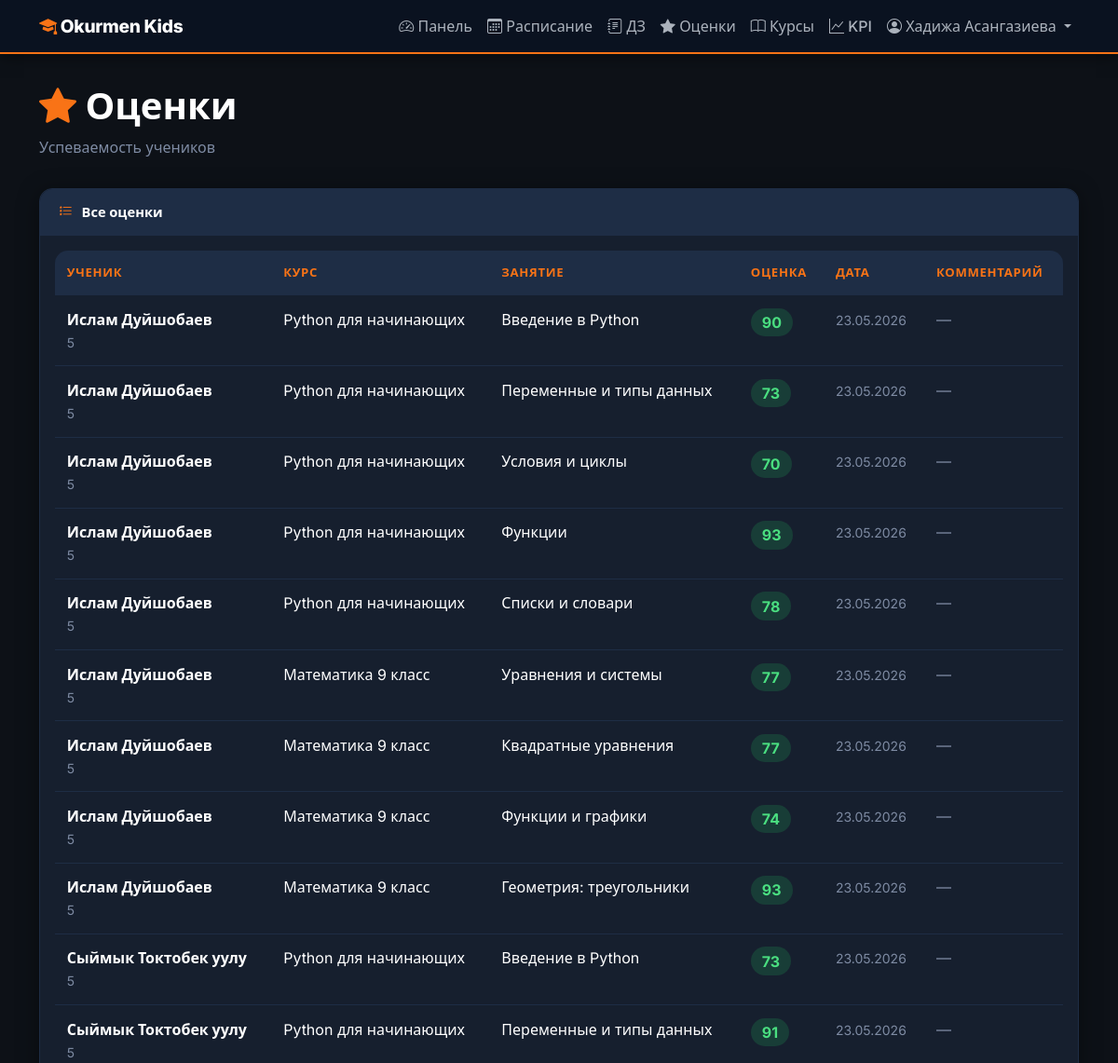
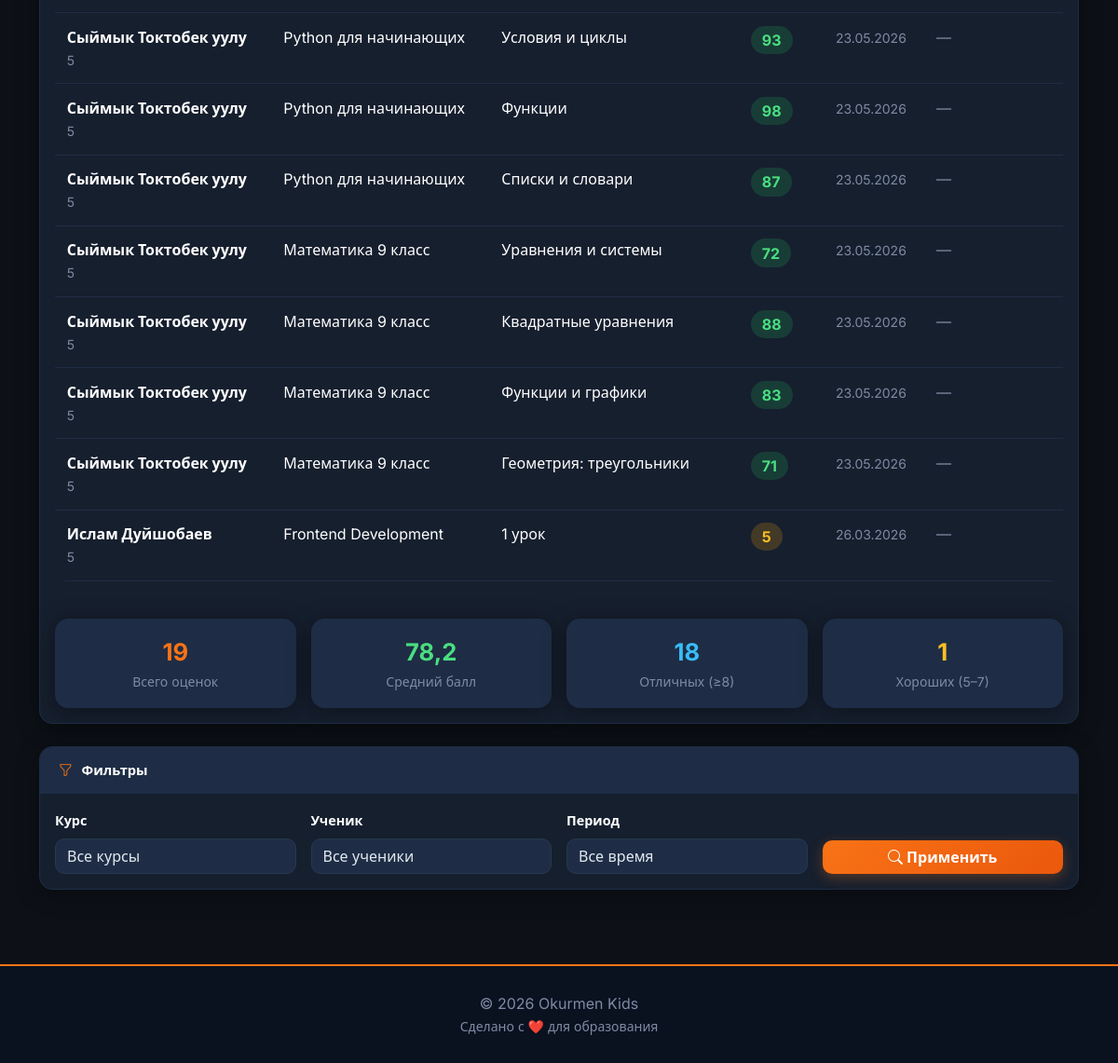
The app's page /grades/ (signed in) with its own data (2 pictures, top to bottom).
### education/models/user.py (models this page shows, shortened)
class User(AbstractUser):
    ROLE_CHOICES = (
        ('admin', 'Администратор'),
        ('mentor', 'Ментор'),
        ('parent', 'Родитель'),
        ('student', 'Ученик'),
    )
    role = models.CharField(max_length=10, choices=ROLE_CHOICES, default='parent')
    phone = models.CharField(max_length=20, blank=True)
    avatar = models.ImageField(upload_to='avatars/', blank=True, null=True)
    date_of_birth = models.DateField(blank=True, null=True)
    address = models.TextField(blank=True)

### education/models/grade.py (models this page shows, shortened)
class Grade(models.Model):
    student = models.ForeignKey(Student, on_delete=models.CASCADE, related_name='grades')
    course = models.ForeignKey(Course, on_delete=models.CASCADE, related_name='grades')
    lesson = models.ForeignKey(Lesson, on_delete=models.SET_NULL, null=True, blank=True, related_name='grades')
    grade = models.IntegerField()
    comment = models.TextField(blank=True)
    date = models.DateField(auto_now_add=True)
    class Meta:
        verbose_name = 'Оценка'
        verbose_name_plural = 'Оценки'
        ordering = ['-date']

### education/models/student.py (models this page shows, shortened)
class Student(models.Model):
    user = models.OneToOneField(User, on_delete=models.CASCADE, related_name='student_profile')
    parent = models.ForeignKey(User, on_delete=models.SET_NULL, null=True, related_name='children',
                               limit_choices_to={'role': 'parent'})
    grade = models.CharField(max_length=10)
    enrollment_date = models.DateField(default=timezone.now)
    is_active = models.BooleanField(default=True)
    medical_info = models.TextField(blank=True, help_text="Медицинская информация")
    class Meta:
        verbose_name = 'Ученик'
        verbose_name_plural = 'Ученики'

### education/models/course.py (models this page shows, shortened)
class Course(models.Model):
    name = models.CharField(max_length=200)
    description = models.TextField()
    icon = models.ImageField(upload_to='course_icons/', blank=True, null=True, verbose_name='Иконка курса')
    cover_image = models.ImageField(upload_to='course_covers/', blank=True, null=True, verbose_name='Обложка курса')
    mentor = models.ForeignKey(Mentor, on_delete=models.SET_NULL, null=True, related_name='courses')
    duration_weeks = models.IntegerField()
    max_students = models.IntegerField(default=15)
    start_date = models.DateField()
    end_date = models.DateField()
    is_active = models.BooleanField(default=True)
    created_at = models.DateTimeField(auto_now_add=True)
    class Meta:
        verbose_name = 'Курс'
        verbose_name_plural = 'Курсы'
        ordering = ['-start_date']

### education/models/lesson.py (models this page shows, shortened)
class Lesson(models.Model):
    course = models.ForeignKey(Course, on_delete=models.CASCADE, related_name='lessons')
    title = models.CharField(max_length=200)
    description = models.TextField()
    date = models.DateField()
    start_time = models.TimeField()
    end_time = models.TimeField()
    room = models.CharField(max_length=50)
    is_cancelled = models.BooleanField(default=False)
    notes = models.TextField(blank=True)
    class Meta:
        verbose_name = 'Занятие'
        verbose_name_plural = 'Занятия'
        ordering = ['-date', '-start_time']

### education/views.py (the view)
# urls.py: path('grades/', views.grades_view, name='grades'),
@login_required
def grades_view(request):
    user = request.user
    if user.role == 'student':
        try:
            student = user.student_profile
        except Exception:
            messages.error(request, 'Профиль ученика не найден.')
            return redirect('home')
        grades = Grade.objects.filter(student=student).select_related('course', 'lesson')
    elif user.role == 'parent':
        children = Student.objects.filter(parent=user, is_active=True)
        grades = Grade.objects.filter(student__in=children).select_related('course', 'lesson', 'student')
    else:
        grades = Grade.objects.all().select_related('course', 'lesson', 'student')
    grades = grades.order_by('-date')
    from django.db.models import Avg, Max
    stats = grades.aggregate(avg=Avg('grade'), best=Max('grade'))
    excellent_count = grades.filter(grade__gte=8).count()
    good_count      = grades.filter(grade__gte=5, grade__lt=8).count()
    return render(request, 'grades.html', {
        'grades':          grades,
        'avg_grade':       round(stats['avg'], 1) if stats['avg'] else None,
        'best_grade':      stats['best'],
        'excellent_count': excellent_count,
        'good_count':      good_count,
    })

### education/templates/grades.html (shortened to what this page needs)
{% extends 'base.html' %}
{% block content %}
<div class="row mb-3">
    <div class="col-12">
        <h1 class="fw-bold" style="color:var(--ok-white);">
            <i class="bi bi-star-fill" style="color:var(--ok-accent);"></i> Оценки
        </h1>
        <p class="ok-muted">Успеваемость учеников</p>
    </div>
</div>
<div class="row">
    <div class="col-12">
        <div class="card">
            <div class="card-header d-flex justify-content-between align-items-center">
                <span><i class="bi bi-list-stars"></i> Все оценки</span>
            </div>
            <div class="card-body">
                {% if grades %}
                    <div class="table-responsive">
                        <table class="table mb-0">
                            <thead>
                                <tr>
                                    {% if user.role == 'parent' or user.role == 'mentor' or user.role == 'admin' %}
                                        <th>Ученик</th>
                                    {% endif %}
                                    <th>Курс</th>
                                    <th>Занятие</th>
                                    <th>Оценка</th>
                                    <th>Дата</th>
                                    <th>Комментарий</th>
                                </tr>
                            </thead>
                            <tbody>
                                {% for grade in grades %}
                                <tr>
                                    {% if user.role == 'parent' or user.role == 'mentor' or user.role == 'admin' %}
                                    <td>
                                        <strong style="color:var(--ok-white);">{{ grade.student.user.get_full_name }}</strong>
                                        {% if grade.student.grade %}
                                        <br><small class="ok-muted">{{ grade.student.grade }}</small>
                                        {% endif %}
                                    </td>
                                    {% endif %}
                                    <td style="color:var(--ok-white);">{{ grade.course.name }}</td>
                                    <td>
                                        {% if grade.lesson %}
                                            <span style="color:var(--ok-white);">{{ grade.lesson.title }}</span>
                                        {% else %}
                                            <span class="ok-muted">Общая оценка</span>
                                        {% endif %}
                                    </td>
                                    <td>
                                        <span class="badge fs-6 {% if grade.grade >= 8 %}bg-success{% elif grade.grade >= 5 %}bg-warning{% else %}bg-danger{% endif %}">
                                            {{ grade.grade }}
                                        </span>
                                    </td>
                                    <td><small class="ok-muted">{{ grade.date|date:"d.m.Y" }}</small></td>
                                    <td>
                                        {% if grade.comment %}
                                            <span class="d-inline-block text-truncate ok-muted" style="max-width:200px;" title="{{ grade.comment }}">
                                                {{ grade.comment }}
                                            </span>
                                        {% else %}
                                            <span class="ok-muted">—</span>
                                        {% endif %}
                                    </td>
                                </tr>
                                {% endfor %}
                            </tbody>
                        </table>
                    </div>
                    <div class="row mt-4 g-3">
                        <div class="col-6 col-md-3">
                            <div class="card text-center" style="background:var(--ok-surface-2);">
                                <div class="card-body py-3">
                                    <div class="fw-bold" style="font-size:1.6rem;color:var(--ok-accent);">{{ grades.count }}</div>
                                    <small class="ok-muted">Всего оценок</small>
                                </div>
                            </div>
                        </div>
                        <div class="col-6 col-md-3">
                            <div class="card text-center" style="background:var(--ok-surface-2);">
                                <div class="card-body py-3">
                                    <div class="fw-bold" style="font-size:1.6rem;color:#4ade80;">
                                        {{ avg_grade|default:"—" }}
                                    </div>
                                    <small class="ok-muted">Средний балл</small>
                                </div>
                            </div>
                        </div>
                        <div class="col-6 col-md-3">
                            <div class="card text-center" style="background:var(--ok-surface-2);">
                                <div class="card-body py-3">
                                    <div class="fw-bold" style="font-size:1.6rem;color:#38bdf8;">
                                        {{ excellent_count|default:"0" }}
                                    </div>
                                    <small class="ok-muted">Отличных (≥8)</small>
                                </div>
                            </div>
                        </div>
                        <div class="col-6 col-md-3">
                            <div class="card text-center" style="background:var(--ok-surface-2);">
                                <div class="card-body py-3">
                                    <div class="fw-bold" style="font-size:1.6rem;color:#fbbf24;">
                                        {{ good_count|default:"0" }}
                                    </div>
                                    <small class="ok-muted">Хороших (5–7)</small>
                                </div>
                            </div>
                        </div>
                    </div>
                {% else %}
                    <div class="text-center py-5">
                        <i class="bi bi-star" style="font-size:4rem;color:var(--ok-muted);"></i>
                        <h5 class="mt-3" style="color:var(--ok-white);">Оценок пока нет</h5>
                        <p class="ok-muted">Оценки появятся после проверки работ</p>
                    </div>
                {% endif %}
            </div>
        </div>
    </div>
</div>
{% if grades %}
<div class="row mt-4">
    <div class="col-12">
        <div class="card">
            <div class="card-header">
                <i class="bi bi-funnel" style="color:var(--ok-accent);"></i> Фильтры
            </div>
            <div class="card-body">
                <div class="row g-3">
                    <div class="col-md-3">
                        <label class="form-label" style="color:var(--ok-white);">Курс</label>
                        <select class="form-select">
                            <option value="">Все курсы</option>
                        </select>
                    </div>
                    {% if user.role == 'parent' or user.role == 'admin' or user.role == 'mentor' %}
                    <div class="col-md-3">
                        <label class="form-label" style="color:var(--ok-white);">Ученик</label>
                        <select class="form-select">
                            <option value="">Все ученики</option>
                        </select>
                    </div>
                    {% endif %}
                    <div class="col-md-3">
                        <label class="form-label" style="color:var(--ok-white);">Период</label>
                        <select class="form-select">
                            <option value="">Все время</option>
                        </select>
                    </div>
                    <div class="col-md-3 d-flex align-items-end">
                        <button class="btn btn-primary w-100">
                            <i class="bi bi-search"></i> Применить
                        </button>
                    </div>
                </div>
            </div>
        </div>
    </div>
</div>
{% endif %}
{% endblock %}

### education/templates/base.html (shortened to what this page needs)
<!DOCTYPE html>
{% load static %}
<html lang="ru">
<head>
    <link href="https://cdn.jsdelivr.net/npm/bootstrap@5.3.0/dist/css/bootstrap.min.css" rel="stylesheet">
    <link rel="stylesheet" href="https://cdn.jsdelivr.net/npm/bootstrap-icons@1.10.0/font/bootstrap-icons.css">
    <link rel="stylesheet" href="{% static 'css/theme.css' %}">
</head>
<body>
<nav class="navbar navbar-expand-lg sticky-top">
    <div class="container">
        <a class="navbar-brand" href="{% url 'home' %}">
            <i class="bi bi-mortarboard-fill"></i> Okurmen Kids
        </a>
        <div class="collapse navbar-collapse" id="navbarNav">
            <ul class="navbar-nav ms-auto">
                {% if user.is_authenticated %}
                    <li class="nav-item">
                        <a class="nav-link" href="{% url 'dashboard' %}">
                            <i class="bi bi-speedometer2"></i> Панель
                        </a>
                    </li>
                    <li class="nav-item">
                        <a class="nav-link" href="{% url 'schedule' %}">
                            <i class="bi bi-calendar3"></i> Расписание
                        </a>
                    </li>
                    <li class="nav-item">
                        <a class="nav-link" href="{% url 'homework_list' %}">
                            <i class="bi bi-journal-text"></i> ДЗ
                        </a>
                    </li>
                    <li class="nav-item">
                        <a class="nav-link" href="{% url 'grades' %}">
                            <i class="bi bi-star-fill"></i> Оценки
                        </a>
                    </li>
                    <li class="nav-item">
                        <a class="nav-link" href="{% url 'course_list' %}">
                            <i class="bi bi-book"></i> Курсы
                        </a>
                    </li>
                    {% if user.role == 'student' or user.role == 'parent' %}
                    <li class="nav-item">
                        <a class="nav-link" href="{% url 'student_kpi' %}">
                            <i class="bi bi-graph-up"></i> KPI
                        </a>
                    </li>
                    {% elif user.role == 'mentor' %}
                    <li class="nav-item">
                        <a class="nav-link" href="{% url 'mentor_kpi' %}">
                            <i class="bi bi-graph-up-arrow"></i> KPI
                        </a>
                    </li>
                    {% elif user.role == 'admin' %}
                    <li class="nav-item">
                        <a class="nav-link" href="{% url 'admin_kpi' %}">
                            <i class="bi bi-speedometer2"></i> KPI
                        </a>
                    </li>
                    {% endif %}
                    <li class="nav-item dropdown">
                        <a class="nav-link dropdown-toggle" href="#" data-bs-toggle="dropdown">
                            <i class="bi bi-person-circle"></i> {{ user.get_full_name }}
                        </a>
                    </li>
                {% endif %}
            </ul>
        </div>
    </div>
</nav>
<main class="main-content">
    <div class="container">
        {% block content %}{% endblock %}
    </div>
</main>
<footer class="footer text-center">
    <div class="container">
        <p class="mb-0">&copy; 2026 Okurmen Kids</p>
        <small>Сделано с ❤️ для образования</small>
    </div>
</footer>
</body>
</html>

### records on screen
User: get_full_name "Хадижа Асангазиева"
Grade: student.user.get_full_name "Ислам Дуйшобаев", student.grade "5", course.name "Python для начинающих", lesson "Введение в Python", grade "90", date "23.05.2026"
Grade: student.user.get_full_name "Ислам Дуйшобаев", student.grade "5", course.name "Python для начинающих", lesson "Переменные и типы данных", grade "73", date "23.05.2026"
Grade: student.user.get_full_name "Ислам Дуйшобаев", student.grade "5", course.name "Python для начинающих", lesson "Условия и циклы", grade "70", date "23.05.2026"
Grade: student.user.get_full_name "Ислам Дуйшобаев", student.grade "5", course.name "Python для начинающих", lesson "Функции", grade "93", date "23.05.2026"
Grade: student.user.get_full_name "Ислам Дуйшобаев", student.grade "5", course.name "Python для начинающих", lesson "Списки и словари", grade "78", date "23.05.2026"
Grade: student.user.get_full_name "Ислам Дуйшобаев", student.grade "5", course.name "Математика 9 класс", lesson "Уравнения и системы", grade "77", date "23.05.2026"
Grade: student.user.get_full_name "Ислам Дуйшобаев", student.grade "5", course.name "Математика 9 класс", lesson "Квадратные уравнения", grade "77", date "23.05.2026"
Grade: student.user.get_full_name "Ислам Дуйшобаев", student.grade "5", course.name "Математика 9 класс", lesson "Функции и графики", grade "74", date "23.05.2026"
Grade: student.user.get_full_name "Ислам Дуйшобаев", student.grade "5", course.name "Математика 9 класс", lesson "Геометрия: треугольники", grade "93", date "23.05.2026"
Grade: student.user.get_full_name "Сыймык Токтобек уулу", student.grade "5", course.name "Python для начинающих", lesson "Введение в Python", grade "73", date "23.05.2026"
Grade: student.user.get_full_name "Сыймык Токтобек уулу", student.grade "5", course.name "Python для начинающих", lesson "Переменные и типы данных", grade "91", date "23.05.2026"
Grade: student.user.get_full_name "Сыймык Токтобек уулу", student.grade "5", course.name "Python для начинающих", lesson "Условия и циклы", grade "93", date "23.05.2026"
Grade: student.user.get_full_name "Сыймык Токтобек уулу", student.grade "5", course.name "Python для начинающих", lesson "Функции", grade "98", date "23.05.2026"
Grade: student.user.get_full_name "Сыймык Токтобек уулу", student.grade "5", course.name "Python для начинающих", lesson "Списки и словари", grade "87", date "23.05.2026"
Grade: student.user.get_full_name "Сыймык Токтобек уулу", student.grade "5", course.name "Математика 9 класс", lesson "Уравнения и системы", grade "72", date "23.05.2026"
Grade: student.user.get_full_name "Сыймык Токтобек уулу", student.grade "5", course.name "Математика 9 класс", lesson "Квадратные уравнения", grade "88", date "23.05.2026"
Grade: student.user.get_full_name "Сыймык Токтобек уулу", student.grade "5", course.name "Математика 9 класс", lesson "Функции и графики", grade "83", date "23.05.2026"
Grade: student.user.get_full_name "Сыймык Токтобек уулу", student.grade "5", course.name "Математика 9 класс", lesson "Геометрия: треугольники", grade "71", date "23.05.2026"
Grade: student.user.get_full_name "Ислам Дуйшобаев", student.grade "5", course.name "Frontend Development", lesson "1 урок", grade "5", date "26.03.2026"

### other values on screen
{{ grades.count }} "19"
{{ avg_grade|default:"—" }} "78,2"
{{ excellent_count|default:"0" }} "18"
{{ good_count|default:"0" }} "1"
